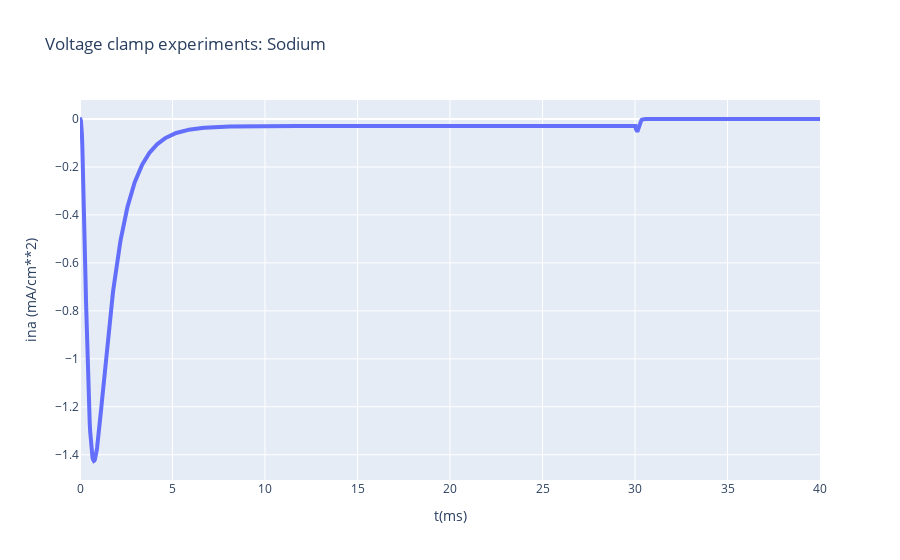

The notebook cell saved with this chart:
### Code cell
# plot sodim
na_fig = go.Figure()
na_fig.add_trace(go.Scatter(x=t, y=ina, name=f"V={v}", line={"width": 4}))

na_fig.update_layout(dict(
    xaxis_title="t(ms)",
    yaxis_title="ina (mA/cm**2)",
    title="Voltage clamp experiments: Sodium"
))

### Figure 1 — Plotly figure (JSON) as saved in the notebook; plotly's stock layout.template omitted (floating-point values rounded to 4 significant figures; data arrays with more than 128 entries replaced by an {"elided": "..."} marker saying what was removed)
{"data": [{"line": {"width": 4}, "name": "V=Vector[19]", "type": "scatter", "x": {"elided": "1601 float values"}, "y": {"elided": "1601 float values"}}], "layout": {"title": {"text": "Voltage clamp experiments: Sodium"}, "xaxis": {"title": {"text": "t(ms)"}}, "yaxis": {"title": {"text": "ina (mA/cm**2)"}}}}
